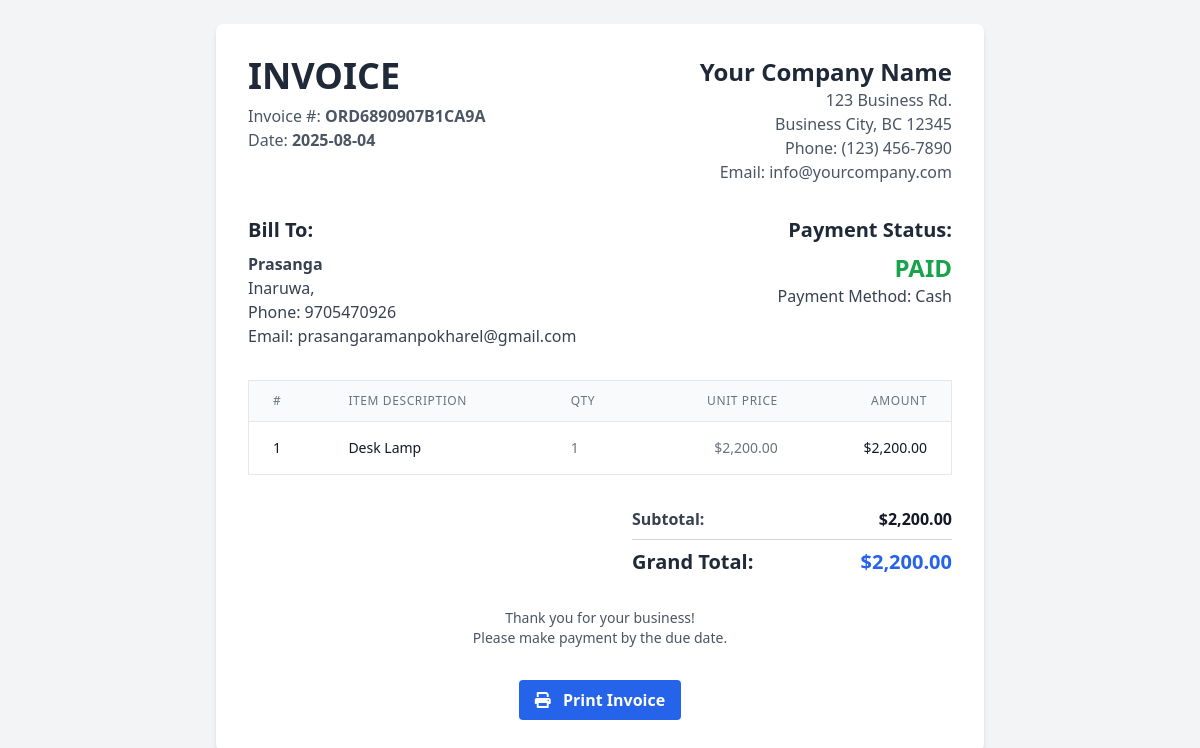
Screenshot of /order/invoice.php?id=ORD6890907B1CA9A (signed in) with the database file from the repository.
### tables this page shows
CREATE TABLE `orders` (
  `id` int(11) NOT NULL,
  `order_id` varchar(50) NOT NULL,
  `customer_id` varchar(50) NOT NULL,
  `order_date` timestamp NOT NULL DEFAULT current_timestamp(),
  `total_amount` decimal(12,2) NOT NULL DEFAULT 0.00,
  `vat_amount` decimal(10,2) DEFAULT 0.00,
  `discount_amount` decimal(10,2) DEFAULT 0.00 COMMENT 'Discount amount applied to the order',
  `grand_total` decimal(12,2) NOT NULL DEFAULT 0.00,
  `payment_method` enum('mobilebanking','esawa','cash','khalti') DEFAULT NULL,
  `status` enum('paid','unpaid','due') DEFAULT 'unpaid',
  `notes` text DEFAULT NULL,
  `created_at` timestamp NOT NULL DEFAULT current_timestamp(),
  `updated_at` timestamp NOT NULL DEFAULT current_timestamp() ON UPDATE current_timestamp()
);

CREATE TABLE `customers` (
  `id` int(11) NOT NULL,
  `customer_id` varchar(50) NOT NULL,
  `name` varchar(100) NOT NULL,
  `email` varchar(100) DEFAULT NULL,
  `phone` varchar(20) DEFAULT NULL,
  `address` text DEFAULT NULL,
  `city` varchar(50) DEFAULT NULL,
  `state` varchar(50) DEFAULT NULL,
  `zip_code` varchar(10) DEFAULT NULL,
  `country` varchar(50) DEFAULT 'USA',
  `status` enum('active','inactive') DEFAULT 'active',
  `total_purchases` decimal(10,2) DEFAULT 0.00,
  `total_paid` decimal(10,2) DEFAULT 0.00,
  `balance` decimal(10,2) DEFAULT 0.00,
  `created_at` timestamp NOT NULL DEFAULT current_timestamp(),
  `updated_at` timestamp NOT NULL DEFAULT current_timestamp() ON UPDATE current_timestamp()
);

CREATE TABLE `order_items` (
  `id` int(11) NOT NULL,
  `order_id` varchar(50) NOT NULL,
  `item_id` varchar(20) NOT NULL,
  `quantity` int(11) NOT NULL,
  `unit_price` decimal(10,2) NOT NULL,
  `subtotal` decimal(12,2) NOT NULL,
  `created_at` timestamp NOT NULL DEFAULT current_timestamp()
);

CREATE TABLE `inventory_items` (
  `id` int(11) NOT NULL,
  `item_id` varchar(20) NOT NULL,
  `name` varchar(100) NOT NULL,
  `description` text DEFAULT NULL,
  `category` varchar(50) DEFAULT NULL,
  `unit` varchar(20) DEFAULT 'pcs',
  `current_stock` int(11) DEFAULT 0,
  `minimum_stock` int(11) DEFAULT 10,
  `maximum_stock` int(11) DEFAULT 1000,
  `unit_cost` decimal(10,2) DEFAULT 0.00,
  `selling_price` decimal(10,2) DEFAULT 0.00,
  `supplier_id` varchar(20) DEFAULT NULL,
  `status` enum('active','inactive','discontinued') DEFAULT 'active',
  `created_at` timestamp NOT NULL DEFAULT current_timestamp(),
  `updated_at` timestamp NOT NULL DEFAULT current_timestamp() ON UPDATE current_timestamp()
);

### order/invoice.php (the view, shortened to what this page needs)
<?php
$database = new Database();
$db = $database->getConnection();
$order = null;
$customer = null;
$order_items = [];
if (isset($_GET['id'])) {
    $order_id = $_GET['id'];
    try {
        $stmt = $db->prepare("SELECT * FROM orders WHERE order_id = :order_id LIMIT 1");
        $stmt->bindParam(':order_id', $order_id);
        $stmt->execute();
        $order = $stmt->fetch(PDO::FETCH_ASSOC);
        if ($order) {
            $stmt = $db->prepare("SELECT * FROM customers WHERE customer_id = :customer_id LIMIT 1");
            $stmt->bindParam(':customer_id', $order['customer_id']);
            $stmt->execute();
            $customer = $stmt->fetch(PDO::FETCH_ASSOC);
            $stmt = $db->prepare("SELECT oi.*, ii.name as item_name FROM order_items oi JOIN inventory_items ii ON oi.item_id = ii.item_id WHERE oi.order_id = :order_id");
            $stmt->bindParam(':order_id', $order_id);
            $stmt->execute();
            $order_items = $stmt->fetchAll(PDO::FETCH_ASSOC);
        } else {
            $message = 'Order not found.';
        }
    } catch (PDOException $e) {
        $message = 'Database error: ' . $e->getMessage();
        error_log("Error fetching invoice data: " . $e->getMessage());
    }
} else {
    $message = 'No order ID provided.';
}
?>
<!DOCTYPE html>
<html lang="en">
<head>
    <script src="https://cdn.tailwindcss.com"></script>
    <link rel="stylesheet" href="https://cdnjs.cloudflare.com/ajax/libs/font-awesome/6.0.0-beta3/css/all.min.css">
</head>
<body class="bg-gray-100 p-6">
    <div class="max-w-3xl mx-auto bg-white p-8 rounded-lg shadow-md">
        <?php if ($order): ?>
            <div class="flex justify-between items-start mb-8">
                <div>
                    <h1 class="text-4xl font-bold text-gray-800 mb-2">INVOICE</h1>
                    <p class="text-gray-600">Invoice #: <span class="font-semibold"><?php echo htmlspecialchars($order['order_id']); ?></span></p>
                    <p class="text-gray-600">Date: <span class="font-semibold"><?php echo htmlspecialchars(date('Y-m-d', strtotime($order['order_date']))); ?></span></p>
                </div>
                <div class="text-right">
                    <h2 class="text-2xl font-bold text-gray-800">Your Company Name</h2>
                    <p class="text-gray-600">123 Business Rd.</p>
                    <p class="text-gray-600">Business City, BC 12345</p>
                    <p class="text-gray-600">Phone: (123) 456-7890</p>
                    <p class="text-gray-600">Email: info@yourcompany.com</p>
                </div>
            </div>
            <div class="grid grid-cols-2 gap-8 mb-8">
                <div>
                    <h2 class="text-xl font-semibold text-gray-800 mb-2">Bill To:</h2>
                    <p class="text-gray-700 font-semibold"><?php echo htmlspecialchars($customer['name'] ?? 'N/A'); ?></p>
                    <p class="text-gray-700"><?php echo htmlspecialchars($customer['city'] ?? ''); ?>, <?php echo htmlspecialchars($customer['state'] ?? ''); ?> <?php echo htmlspecialchars($customer['zip_code'] ?? ''); ?></p>
                    <p class="text-gray-700">Phone: <?php echo htmlspecialchars($customer['phone'] ?? 'N/A'); ?></p>
                    <p class="text-gray-700">Email: <?php echo htmlspecialchars($customer['email'] ?? 'N/A'); ?></p>
                </div>
                <div class="text-right">
                    <h2 class="text-xl font-semibold text-gray-800 mb-2">Payment Status:</h2>
                    <p class="text-2xl font-bold
                        <?php
                        if ($order['status'] === 'paid') echo 'text-green-600';
                        elseif ($order['status'] === 'unpaid') echo 'text-red-600';
                        else echo 'text-yellow-600';
                        ?>">
                        <?php echo htmlspecialchars(strtoupper($order['status'])); ?>
                    </p>
                    <p class="text-gray-700">Payment Method: <?php echo htmlspecialchars(ucfirst($order['payment_method'])); ?></p>
                </div>
            </div>
            <div class="mb-8">
                <table class="min-w-full divide-y divide-gray-200 border border-gray-200">
                    <thead class="bg-gray-50">
                        <tr>
                            <th scope="col" class="px-6 py-3 text-left text-xs font-medium text-gray-500 uppercase tracking-wider">#</th>
                            <th scope="col" class="px-6 py-3 text-left text-xs font-medium text-gray-500 uppercase tracking-wider">Item Description</th>
                            <th scope="col" class="px-6 py-3 text-left text-xs font-medium text-gray-500 uppercase tracking-wider">Qty</th>
                            <th scope="col" class="px-6 py-3 text-right text-xs font-medium text-gray-500 uppercase tracking-wider">Unit Price</th>
                            <th scope="col" class="px-6 py-3 text-right text-xs font-medium text-gray-500 uppercase tracking-wider">Amount</th>
                        </tr>
                    </thead>
                    <tbody class="bg-white divide-y divide-gray-200">
                        <?php $i = 1; ?>
                        <?php foreach ($order_items as $item): ?>
                            <tr>
                                <td class="px-6 py-4 whitespace-nowrap text-sm text-gray-900"><?php echo $i++; ?></td>
                                <td class="px-6 py-4 whitespace-nowrap text-sm text-gray-900"><?php echo htmlspecialchars($item['item_name']); ?></td>
                                <td class="px-6 py-4 whitespace-nowrap text-sm text-gray-500"><?php echo htmlspecialchars($item['quantity']); ?></td>
                                <td class="px-6 py-4 whitespace-nowrap text-sm text-gray-500 text-right">$<?php echo htmlspecialchars(number_format($item['unit_price'], 2)); ?></td>
                                <td class="px-6 py-4 whitespace-nowrap text-sm text-gray-900 text-right">$<?php echo htmlspecialchars(number_format($item['subtotal'], 2)); ?></td>
                            </tr>
                        <?php endforeach; ?>
                    </tbody>
                </table>
            </div>
            <div class="flex justify-end mb-8">
                <div class="w-full max-w-xs">
                    <div class="flex justify-between mb-2">
                        <span class="text-gray-700 font-semibold">Subtotal:</span>
                        <span class="text-gray-900 font-semibold">$<?php echo htmlspecialchars(number_format($order['total_amount'], 2)); ?></span>
                    </div>
                    <div class="flex justify-between text-xl font-bold border-t pt-2 mt-2 border-gray-300">
                        <span class="text-gray-800">Grand Total:</span>
                        <span class="text-blue-600">$<?php echo htmlspecialchars(number_format($order['grand_total'], 2)); ?></span>
                    </div>
                </div>
            </div>
            <div class="text-center text-gray-600 text-sm mt-8">
                <p>Thank you for your business!</p>
                <p>Please make payment by the due date.</p>
            </div>
            <div class="no-print flex justify-center mt-8">
                <button onclick="window.print()" class="bg-blue-600 hover:bg-blue-700 text-white font-bold py-2 px-4 rounded focus:outline-none focus:shadow-outline">
                    <i class="fas fa-print mr-2"></i> Print Invoice
                </button>
            </div>
        <?php endif; ?>
    </div>
</body>
</html>

### rows the page displays
orders: order "ORD6890907B1CA9A", order_date "2025-08-04", status "PAID", payment_method "Cash", total_amount "2,200.00", grand_total "2,200.00"
customers: name "Prasanga", city "Inaruwa", phone "9705470926", email "prasangaramanpokharel@gmail.com"
order_items: inventory_items.name "Desk Lamp", quantity "1", unit_price "2,200.00", subtotal "2,200.00"
